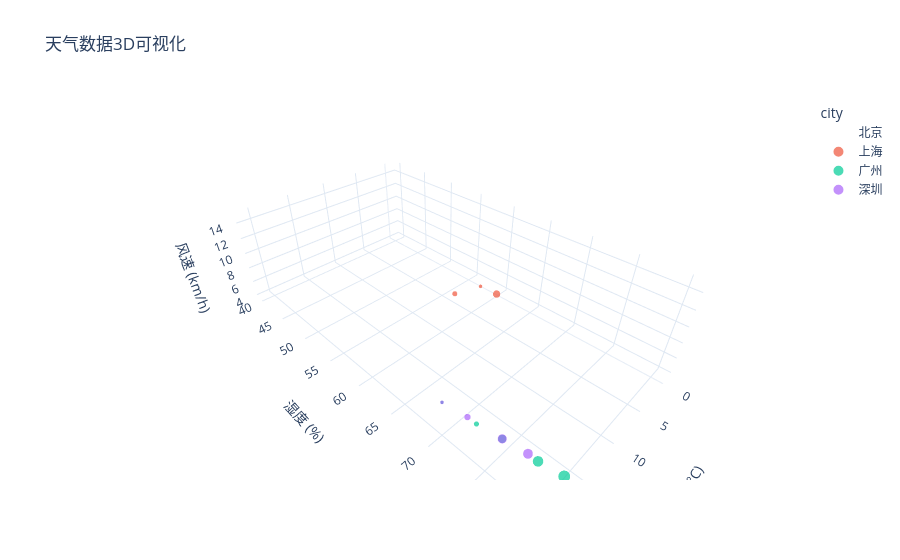

Notebook code for this chart:
### Markdown cell above
## 8. 3D 散点图

### Code cell
# 创建3D散点图
fig = px.scatter_3d(df, x='temperature', y='humidity', z='wind_speed', color='city', size='precipitation', hover_name='date', title='天气数据3D可视化')

fig.update_layout(scene=dict(xaxis_title='温度 (°C)', yaxis_title='湿度 (%)', zaxis_title='风速 (km/h)'), template='plotly_white')

fig.show()

### Figure 1 — Plotly figure (JSON) as saved in the notebook; plotly's stock layout.template omitted (floating-point values rounded to 4 significant figures)
{"data": [{"hovertemplate": "<b>%{hovertext}</b><br><br>city=北京<br>temperature=%{x}<br>humidity=%{y}<br>wind_speed=%{z}<br>precipitation=%{marker.size}<extra></extra>", "hovertext": ["2024-01-01T00:00:00.000000000", "2024-01-02T00:00:00.000000000", "2024-01-03T00:00:00.000000000", "2024-01-04T00:00:00.000000000", "2024-01-05T00:00:00.000000000"], "legendgroup": "北京", "marker": {"color": "#636efa", "size": [0, 0, 0, 0, 0], "sizemode": "area", "sizeref": 0.025, "symbol": "circle"}, "mode": "markers", "name": "北京", "scene": "scene", "showlegend": true, "type": "scatter3d", "x": [2, 0, -1, 1, 3], "y": [45, 50, 48, 43, 40], "z": [12, 15, 14, 11, 10]}, {"hovertemplate": "<b>%{hovertext}</b><br><br>city=上海<br>temperature=%{x}<br>humidity=%{y}<br>wind_speed=%{z}<br>precipitation=%{marker.size}<extra></extra>", "hovertext": ["2024-01-01T00:00:00.000000000", "2024-01-02T00:00:00.000000000", "2024-01-03T00:00:00.000000000", "2024-01-04T00:00:00.000000000", "2024-01-05T00:00:00.000000000"], "legendgroup": "上海", "marker": {"color": "#EF553B", "size": [2, 4, 1, 0, 0], "sizemode": "area", "sizeref": 0.025, "symbol": "circle"}, "mode": "markers", "name": "上海", "scene": "scene", "showlegend": true, "type": "scatter3d", "x": [8, 7, 6, 9, 10], "y": [60, 65, 62, 58, 55], "z": [8, 10, 9, 7, 6]}, {"hovertemplate": "<b>%{hovertext}</b><br><br>city=广州<br>temperature=%{x}<br>humidity=%{y}<br>wind_speed=%{z}<br>precipitation=%{marker.size}<extra></extra>", "hovertext": ["2024-01-01T00:00:00.000000000", "2024-01-02T00:00:00.000000000", "2024-01-03T00:00:00.000000000", "2024-01-04T00:00:00.000000000", "2024-01-05T00:00:00.000000000"], "legendgroup": "广州", "marker": {"color": "#00cc96", "size": [5, 8, 10, 2, 1], "sizemode": "area", "sizeref": 0.025, "symbol": "circle"}, "mode": "markers", "name": "广州", "scene": "scene", "showlegend": true, "type": "scatter3d", "x": [18, 17, 16, 19, 20], "y": [75, 78, 80, 73, 70], "z": [6, 5, 4, 7, 8]}, {"hovertemplate": "<b>%{hovertext}</b><br><br>city=深圳<br>temperature=%{x}<br>humidity=%{y}<br>wind_speed=%{z}<br>precipitation=%{marker.size}<extra></extra>", "hovertext": ["2024-01-01T00:00:00.000000000", "2024-01-02T00:00:00.000000000", "2024-01-03T00:00:00.000000000", "2024-01-04T00:00:00.000000000", "2024-01-05T00:00:00.000000000"], "legendgroup": "深圳", "marker": {"color": "#ab63fa", "size": [3, 6, 7, 1, 0], "sizemode": "area", "sizeref": 0.025, "symbol": "circle"}, "mode": "markers", "name": "深圳", "scene": "scene", "showlegend": true, "type": "scatter3d", "x": [19, 18, 17, 20, 21], "y": [72, 75, 77, 70, 68], "z": [7, 6, 5, 8, 9]}], "layout": {"legend": {"itemsizing": "constant", "title": {"text": "city"}, "tracegroupgap": 0}, "scene": {"domain": {"x": [0, 1], "y": [0, 1]}, "xaxis": {"title": {"text": "温度 (°C)"}}, "yaxis": {"title": {"text": "湿度 (%)"}}, "zaxis": {"title": {"text": "风速 (km/h)"}}}, "title": {"text": "天气数据3D可视化"}}}
